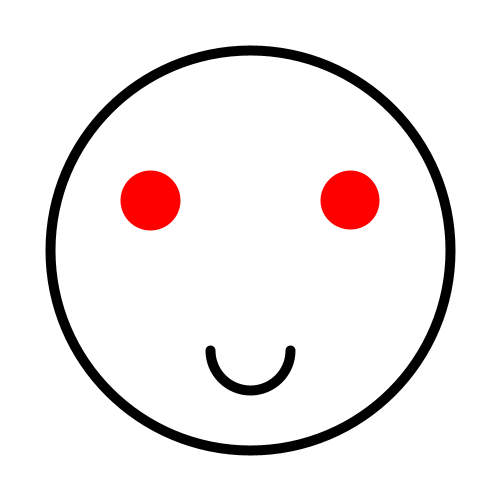
Frame 1 (no input)
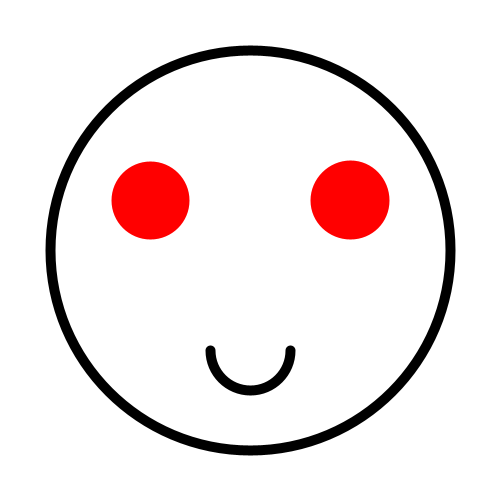
Frame 60 (the mouse pressed at the canvas centre just before this capture)
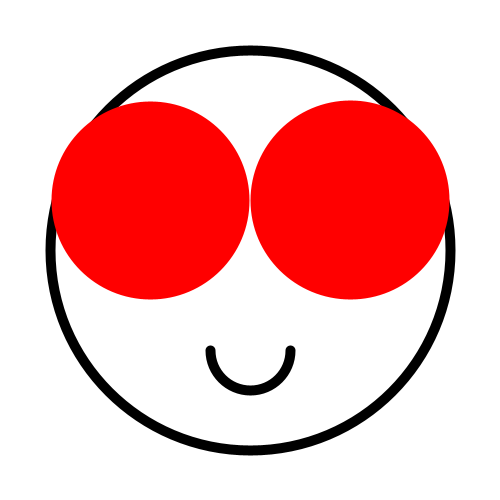
Frame 120 (the mouse held since frame 60 and released just before this capture)

The Processing sketch that drew these frames (run headless with seeded random() and noise(); from frame 60 on, the mouse is pressed at the canvas centre):

// Processing sketch: E1
// ── E1.pde
int x,y;
int speedX, speedY;

void setup()
{
  size(500,500);
  background(255);
  x=50;
  y=50;
}

void draw()
{
  background(255);
  
  noFill();
  stroke(0);
  strokeWeight(10);
  ellipse(250,250, 400, 400);
  
  arc(250, 350, 80, 80, 0, PI);
  
  fill(#FF0000);
  stroke(#FF0000);
  ellipse(150, 200, x, y);
  x--;
  y--;
  x%=500;
  y%=500;

  
  
  fill(#FF0000);
  stroke(#FF0000);
  ellipse(350, 200, x, y);
  x--;
  y--;
  x%=500;
  y%=500;
  
 
}
